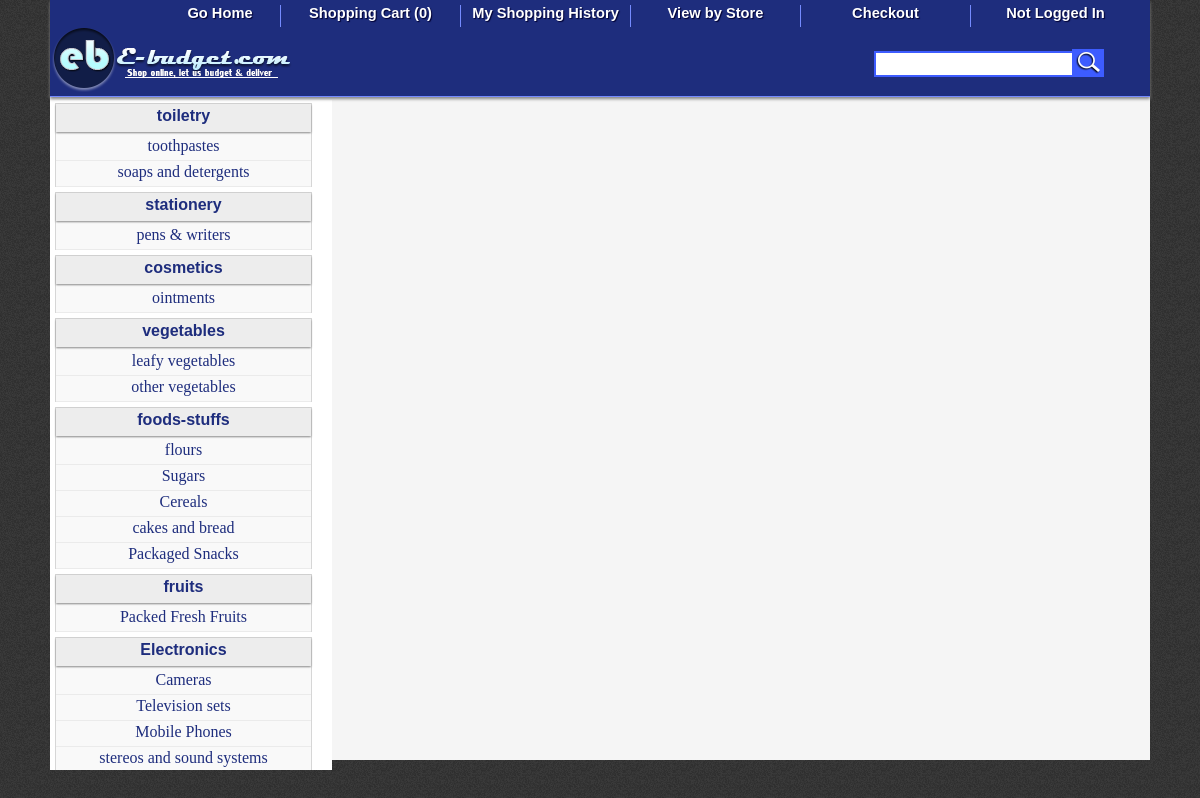
Screenshot of /catalogviewer.php with the database file from the repository.
### tables this page shows
CREATE TABLE `p_categories` (
  `id` int(3) NOT NULL,
  `description` varchar(80) NOT NULL
);

CREATE TABLE `p_subcategories` (
  `id` int(3) NOT NULL,
  `description` varchar(80) NOT NULL,
  `category_id` int(4) NOT NULL
);

### catalogviewer.php (the view, shortened to what this page needs)
<?php
include "sharedlibs/config.php";
$db = mysqli_connect($DB_SERVER, $DB_USER, $DB_PASS, $DB_NAME);
$logged = false;
$supp = false;
?>
<!DOCTYPE html PUBLIC "-//W3C//DTD XHTML 1.0 Transitional//EN" "http://www.w3.org/TR/xhtml1/DTD/xhtml1-transitional.dtd">
<html xmlns="http://www.w3.org/1999/xhtml">
<head>
<link rel="stylesheet" type="text/css" href="styles/cviewer.css"/>
</head>
<body>
    <div id="cont">
    	<div id="header">
        	<ul id="nav">
           		<li><?php
				 if(!$logged && !$supp){echo '<a href="login.php">Not Logged In';}else{echo '<a style="width:250px;" href="logout.php">&nbsp;('.$_SESSION["name"].') Logout';}
				 ?></a></li>
                <li><a href="task/checkout.php">Checkout</a></li>
                <li>
                	<a href="#" onmouseover="mopen('m1')" onmouseout="mclosetime()" onclick="showByStore(event, null);">View by Store</a>
                </li>
                <li><a href="task/checkout.php">My Shopping History</a></li>
                <li><a style="width:180px;" id="cart" href="task/checkout.php">Shopping Cart (<?php
				$total = 0;
				echo $total;
				?>)</a></li>
                <li><a style="width:120px;" href="<?php
				if($supp){
					echo 'supplier_home.php';
				}
				else{
					echo 'customer_home.php';
				}
				?>">Go Home</a></li>
        	</ul>
            <div id="search">
            	<form action="task/search.php" method="get">
                <input type="text" name="search" style="height:26px; width:230px; padding-left:5px; border:2px solid #3d5cff;box-sizing:border-box;" />
                <input type="image" src="images/search2.png" style="position:relative; top:9px; left:-36px;" />
                </form>
            </div>
        </div>
        <div id="content">
            <div id="left">
            <?php
			$cat_q = "SELECT id, description FROM p_categories";
$car_res = mysqli_query($db, $cat_q);
$htm = "";
if($num = mysqli_num_rows($car_res) > 0){
	while(list($cid, $cdes) = mysqli_fetch_array($car_res, MYSQLI_NUM)){
		$htm .= '<div class="cat-holder">
                	<div class="cat">
                    	<a href="task/product_feed.php?cat='.$cid.'" onclick="getSpecific(event)">'.$cdes.'</a>
                    </div>
					<div class="subcat">';
		$sub_q = "SELECT id, description FROM p_subcategories WHERE category_id = ".$cid;
		$sub_res = mysqli_query($db, $sub_q);
		if($num2 = mysqli_num_rows($sub_res) > 0){
			while(list($sid, $sdes) = mysqli_fetch_array($sub_res)){
				$htm .= '<a href="task/product_feed.php?subcat='.$sid.'" onclick="getSpecific(event)">'.$sdes.'</a>';
			}
		}
		$htm .= '</div>
                </div>';
	}
	echo $htm;
}
			?>
            </div>
        </div>
    </div>
</body>
</html>

### styles/cviewer.css (style rules this page uses)
* { margin:0; }
body { background:url(../images/body_bg.jpg); background-repeat:repeat-x repeat-y; height:100%; width:100%; }
#cont { position:relative; width:1100px; display:table; min-height:760px; height:inherit; margin:0 auto; background-color:#F5F5F5; }
#header { position:fixed; width:inherit; height:96px; background-color:#1e2d7d; background-image:url(../images/catalog_head.png); background-repeat:no-repeat; border-bottom:1px solid #758bff; box-shadow:0px 2px 3px #828282; z-index:10; }
ul#nav { position:relative; float:right; right:10px; }
ul#nav li { list-style:none; float:right; }
ul#nav li a { position:relative; top:5px; display:block; width:170px; height:22px; text-align:center; border-left:1px solid #758bff; box-sizing:border-box; -moz-box-sizing:border-box; -webkit-box-sizing:border-box; text-decoration:none; text-shadow:1px 1px 1px #003; font-size: 11pt; font-family: 'PT Sans', Arial, sans-serif; font-weight: bold; color:#FFF; }
ul#nav li:last-child a { border-left: 0; width:180px; }
#search { position:absolute; display:block; z-index:11; height:28px; width:auto; top:40px; right:10px; }
#content { position:relative; top:100px; }
#content #left { position:fixed; top:100px; display:block; background-color:#FFF; float:left; width:272px; padding:3px 5px 3px 5px; height:83%; overflow:auto; }
.cat-holder { position:relative; display:block; width:255px; padding-bottom:2px; background-color:#FDFDFD; border:1px solid #D6D6D6; margin-bottom:5px; }
.cat-holder .cat a { position:relative; display:block; width:255px; height:25px; padding-top:3px; background-color:#EDEDED; text-align:center; text-decoration:none; font-size:16px; font-family:Arial, Helvetica, sans-serif; font-weight:700; color:#1e2d7d; box-shadow:0px 1px 2px #848484; }
.cat-holder .subcat { position:relative; top:3px; background-color:#F9F9F9; }
.cat-holder .subcat a { position:relative; display:block; width:255px; height:23px; padding-top:2px; text-decoration:none; font-family:"Times New Roman", Times, serif; font-size:16px; color:#1e2d7d; border-bottom:1px solid #EBEBEB; text-align:center; }
.cat-holder .subcat a { transition:all linear 300ms; }

### rows the page displays
p_categories: description "toiletry"
p_subcategories: description "toothpastes"
p_subcategories: description "soaps and detergents"
p_categories: description "stationery"
p_subcategories: description "pens & writers"
p_categories: description "cosmetics"
p_subcategories: description "ointments"
p_categories: description "vegetables"
p_subcategories: description "leafy vegetables"
p_subcategories: description "other vegetables"
p_categories: description "foods-stuffs"
p_subcategories: description "flours"
p_subcategories: description "Sugars"
p_subcategories: description "Cereals"
p_subcategories: description "cakes and bread"
p_subcategories: description "Packaged Snacks"
p_categories: description "fruits"
p_subcategories: description "Packed Fresh Fruits"
p_categories: description "Electronics"
p_subcategories: description "Cameras"
p_subcategories: description "Television sets"
p_subcategories: description "Mobile Phones"
p_subcategories: description "stereos and sound systems"

### other values shown
$total "0"
